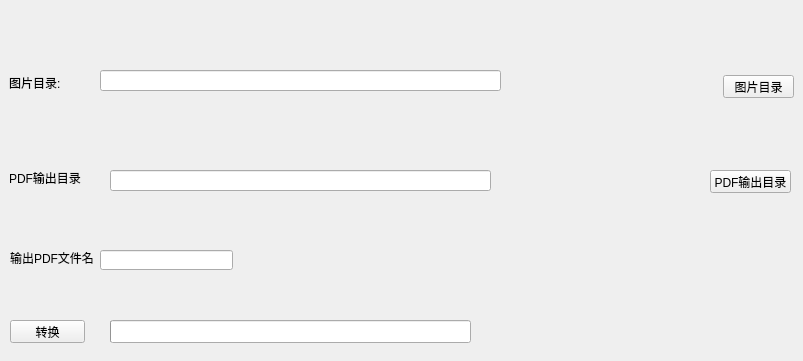
<?xml version="1.0" encoding="UTF-8"?>
<ui version="4.0">
 <class>MainWindow</class>
 <widget class="QMainWindow" name="MainWindow">
  <property name="geometry">
   <rect>
    <x>0</x>
    <y>0</y>
    <width>803</width>
    <height>361</height>
   </rect>
  </property>
  <property name="windowTitle">
   <string>JPG2PDF</string>
  </property>
  <widget class="QWidget" name="centralwidget">
   <widget class="QLabel" name="label">
    <property name="geometry">
     <rect>
      <x>9</x>
      <y>75</y>
      <width>54</width>
      <height>16</height>
     </rect>
    </property>
    <property name="text">
     <string>图片目录:</string>
    </property>
   </widget>
   <widget class="QLabel" name="label_2">
    <property name="geometry">
     <rect>
      <x>9</x>
      <y>170</y>
      <width>72</width>
      <height>16</height>
     </rect>
    </property>
    <property name="text">
     <string>PDF输出目录:</string>
    </property>
   </widget>
   <widget class="QLabel" name="label_3">
    <property name="geometry">
     <rect>
      <x>10</x>
      <y>250</y>
      <width>84</width>
      <height>16</height>
     </rect>
    </property>
    <property name="text">
     <string>输出PDF文件名:</string>
    </property>
   </widget>
   <widget class="QLineEdit" name="pdf_name">
    <property name="geometry">
     <rect>
      <x>100</x>
      <y>250</y>
      <width>133</width>
      <height>20</height>
     </rect>
    </property>
   </widget>
   <widget class="QPushButton" name="img_dir_btn">
    <property name="geometry">
     <rect>
      <x>723</x>
      <y>75</y>
      <width>71</width>
      <height>23</height>
     </rect>
    </property>
    <property name="text">
     <string>图片目录</string>
    </property>
   </widget>
   <widget class="QPushButton" name="pdf_out_btn">
    <property name="geometry">
     <rect>
      <x>710</x>
      <y>170</y>
      <width>81</width>
      <height>23</height>
     </rect>
    </property>
    <property name="text">
     <string>PDF输出目录</string>
    </property>
   </widget>
   <widget class="QPushButton" name="start_btn">
    <property name="geometry">
     <rect>
      <x>10</x>
      <y>320</y>
      <width>75</width>
      <height>23</height>
     </rect>
    </property>
    <property name="text">
     <string>转换</string>
    </property>
   </widget>
   <widget class="QLineEdit" name="pdf_out">
    <property name="geometry">
     <rect>
      <x>110</x>
      <y>170</y>
      <width>381</width>
      <height>21</height>
     </rect>
    </property>
   </widget>
   <widget class="QLineEdit" name="img_dir">
    <property name="geometry">
     <rect>
      <x>100</x>
      <y>70</y>
      <width>401</width>
      <height>21</height>
     </rect>
    </property>
   </widget>
   <widget class="QProgressBar" name="progressBar">
    <property name="enabled">
     <bool>true</bool>
    </property>
    <property name="geometry">
     <rect>
      <x>110</x>
      <y>320</y>
      <width>361</width>
      <height>23</height>
     </rect>
    </property>
    <property name="cursor">
     <cursorShape>ArrowCursor</cursorShape>
    </property>
    <property name="mouseTracking">
     <bool>false</bool>
    </property>
    <property name="value">
     <number>0</number>
    </property>
    <property name="textVisible">
     <bool>false</bool>
    </property>
   </widget>
  </widget>
 </widget>
 <resources/>
 <connections/>
</ui>
